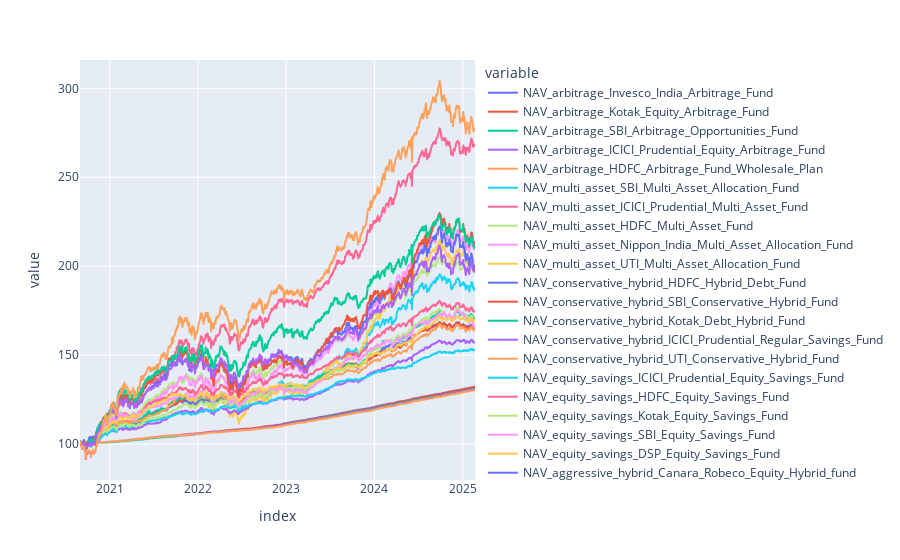

Notebook code cell kept with this figure:
### Code cell
px.line(norm_df)

### Figure 1 — Plotly figure (JSON) as saved in the notebook; plotly's stock layout.template omitted (floating-point values rounded to 4 significant figures; data arrays with more than 128 entries replaced by an {"elided": "..."} marker saying what was removed)
{"data": [{"hovertemplate": "variable=NAV_arbitrage_Invesco_India_Arbitrage_Fund<br>index=%{x}<br>value=%{y}<extra></extra>", "legendgroup": "NAV_arbitrage_Invesco_India_Arbitrage_Fund", "line": {"color": "#636efa", "dash": "solid"}, "marker": {"symbol": "circle"}, "mode": "lines", "name": "NAV_arbitrage_Invesco_India_Arbitrage_Fund", "showlegend": true, "type": "scattergl", "x": {"elided": "1086 str values"}, "xaxis": "x", "y": {"elided": "1086 float values"}, "yaxis": "y"}, {"hovertemplate": "variable=NAV_arbitrage_Kotak_Equity_Arbitrage_Fund<br>index=%{x}<br>value=%{y}<extra></extra>", "legendgroup": "NAV_arbitrage_Kotak_Equity_Arbitrage_Fund", "line": {"color": "#EF553B", "dash": "solid"}, "marker": {"symbol": "circle"}, "mode": "lines", "name": "NAV_arbitrage_Kotak_Equity_Arbitrage_Fund", "showlegend": true, "type": "scattergl", "x": {"elided": "1086 str values"}, "xaxis": "x", "y": {"elided": "1086 float values"}, "yaxis": "y"}, {"hovertemplate": "variable=NAV_arbitrage_SBI_Arbitrage_Opportunities_Fund<br>index=%{x}<br>value=%{y}<extra></extra>", "legendgroup": "NAV_arbitrage_SBI_Arbitrage_Opportunities_Fund", "line": {"color": "#00cc96", "dash": "solid"}, "marker": {"symbol": "circle"}, "mode": "lines", "name": "NAV_arbitrage_SBI_Arbitrage_Opportunities_Fund", "showlegend": true, "type": "scattergl", "x": {"elided": "1086 str values"}, "xaxis": "x", "y": {"elided": "1086 float values"}, "yaxis": "y"}, {"hovertemplate": "variable=NAV_arbitrage_ICICI_Prudential_Equity_Arbitrage_Fund<br>index=%{x}<br>value=%{y}<extra></extra>", "legendgroup": "NAV_arbitrage_ICICI_Prudential_Equity_Arbitrage_Fund", "line": {"color": "#ab63fa", "dash": "solid"}, "marker": {"symbol": "circle"}, "mode": "lines", "name": "NAV_arbitrage_ICICI_Prudential_Equity_Arbitrage_Fund", "showlegend": true, "type": "scattergl", "x": {"elided": "1086 str values"}, "xaxis": "x", "y": {"elided": "1086 float values"}, "yaxis": "y"}, {"hovertemplate": "variable=NAV_arbitrage_HDFC_Arbitrage_Fund_Wholesale_Plan<br>index=%{x}<br>value=%{y}<extra></extra>", "legendgroup": "NAV_arbitrage_HDFC_Arbitrage_Fund_Wholesale_Plan", "line": {"color": "#FFA15A", "dash": "solid"}, "marker": {"symbol": "circle"}, "mode": "lines", "name": "NAV_arbitrage_HDFC_Arbitrage_Fund_Wholesale_Plan", "showlegend": true, "type": "scattergl", "x": {"elided": "1086 str values"}, "xaxis": "x", "y": {"elided": "1086 float values"}, "yaxis": "y"}, {"hovertemplate": "variable=NAV_multi_asset_SBI_Multi_Asset_Allocation_Fund<br>index=%{x}<br>value=%{y}<extra></extra>", "legendgroup": "NAV_multi_asset_SBI_Multi_Asset_Allocation_Fund", "line": {"color": "#19d3f3", "dash": "solid"}, "marker": {"symbol": "circle"}, "mode": "lines", "name": "NAV_multi_asset_SBI_Multi_Asset_Allocation_Fund", "showlegend": true, "type": "scattergl", "x": {"elided": "1086 str values"}, "xaxis": "x", "y": {"elided": "1086 float values"}, "yaxis": "y"}, {"hovertemplate": "variable=NAV_multi_asset_ICICI_Prudential_Multi_Asset_Fund<br>index=%{x}<br>value=%{y}<extra></extra>", "legendgroup": "NAV_multi_asset_ICICI_Prudential_Multi_Asset_Fund", "line": {"color": "#FF6692", "dash": "solid"}, "marker": {"symbol": "circle"}, "mode": "lines", "name": "NAV_multi_asset_ICICI_Prudential_Multi_Asset_Fund", "showlegend": true, "type": "scattergl", "x": {"elided": "1086 str values"}, "xaxis": "x", "y": {"elided": "1086 float values"}, "yaxis": "y"}, {"hovertemplate": "variable=NAV_multi_asset_HDFC_Multi_Asset_Fund<br>index=%{x}<br>value=%{y}<extra></extra>", "legendgroup": "NAV_multi_asset_HDFC_Multi_Asset_Fund", "line": {"color": "#B6E880", "dash": "solid"}, "marker": {"symbol": "circle"}, "mode": "lines", "name": "NAV_multi_asset_HDFC_Multi_Asset_Fund", "showlegend": true, "type": "scattergl", "x": {"elided": "1086 str values"}, "xaxis": "x", "y": {"elided": "1086 float values"}, "yaxis": "y"}, {"hovertemplate": "variable=NAV_multi_asset_Nippon_India_Multi_Asset_Allocation_Fund<br>index=%{x}<br>value=%{y}<extra></extra>", "legendgroup": "NAV_multi_asset_Nippon_India_Multi_Asset_Allocation_Fund", "line": {"color": "#FF97FF", "dash": "solid"}, "marker": {"symbol": "circle"}, "mode": "lines", "name": "NAV_multi_asset_Nippon_India_Multi_Asset_Allocation_Fund", "showlegend": true, "type": "scattergl", "x": {"elided": "1086 str values"}, "xaxis": "x", "y": {"elided": "1086 float values"}, "yaxis": "y"}, {"hovertemplate": "variable=NAV_multi_asset_UTI_Multi_Asset_Allocation_Fund<br>index=%{x}<br>value=%{y}<extra></extra>", "legendgroup": "NAV_multi_asset_UTI_Multi_Asset_Allocation_Fund", "line": {"color": "#FECB52", "dash": "solid"}, "marker": {"symbol": "circle"}, "mode": "lines", "name": "NAV_multi_asset_UTI_Multi_Asset_Allocation_Fund", "showlegend": true, "type": "scattergl", "x": {"elided": "1086 str values"}, "xaxis": "x", "y": {"elided": "1086 float values"}, "yaxis": "y"}, {"hovertemplate": "variable=NAV_conservative_hybrid_HDFC_Hybrid_Debt_Fund<br>index=%{x}<br>value=%{y}<extra></extra>", "legendgroup": "NAV_conservative_hybrid_HDFC_Hybrid_Debt_Fund", "line": {"color": "#636efa", "dash": "solid"}, "marker": {"symbol": "circle"}, "mode": "lines", "name": "NAV_conservative_hybrid_HDFC_Hybrid_Debt_Fund", "showlegend": true, "type": "scattergl", "x": {"elided": "1086 str values"}, "xaxis": "x", "y": {"elided": "1086 float values"}, "yaxis": "y"}, {"hovertemplate": "variable=NAV_conservative_hybrid_SBI_Conservative_Hybrid_Fund<br>index=%{x}<br>value=%{y}<extra></extra>", "legendgroup": "NAV_conservative_hybrid_SBI_Conservative_Hybrid_Fund", "line": {"color": "#EF553B", "dash": "solid"}, "marker": {"symbol": "circle"}, "mode": "lines", "name": "NAV_conservative_hybrid_SBI_Conservative_Hybrid_Fund", "showlegend": true, "type": "scattergl", "x": {"elided": "1086 str values"}, "xaxis": "x", "y": {"elided": "1086 float values"}, "yaxis": "y"}, {"hovertemplate": "variable=NAV_conservative_hybrid_Kotak_Debt_Hybrid_Fund<br>index=%{x}<br>value=%{y}<extra></extra>", "legendgroup": "NAV_conservative_hybrid_Kotak_Debt_Hybrid_Fund", "line": {"color": "#00cc96", "dash": "solid"}, "marker": {"symbol": "circle"}, "mode": "lines", "name": "NAV_conservative_hybrid_Kotak_Debt_Hybrid_Fund", "showlegend": true, "type": "scattergl", "x": {"elided": "1086 str values"}, "xaxis": "x", "y": {"elided": "1086 float values"}, "yaxis": "y"}, {"hovertemplate": "variable=NAV_conservative_hybrid_ICICI_Prudential_Regular_Savings_Fund<br>index=%{x}<br>value=%{y}<extra></extra>", "legendgroup": "NAV_conservative_hybrid_ICICI_Prudential_Regular_Savings_Fund", "line": {"color": "#ab63fa", "dash": "solid"}, "marker": {"symbol": "circle"}, "mode": "lines", "name": "NAV_conservative_hybrid_ICICI_Prudential_Regular_Savings_Fund", "showlegend": true, "type": "scattergl", "x": {"elided": "1086 str values"}, "xaxis": "x", "y": {"elided": "1086 float values"}, "yaxis": "y"}, {"hovertemplate": "variable=NAV_conservative_hybrid_UTI_Conservative_Hybrid_Fund<br>index=%{x}<br>value=%{y}<extra></extra>", "legendgroup": "NAV_conservative_hybrid_UTI_Conservative_Hybrid_Fund", "line": {"color": "#FFA15A", "dash": "solid"}, "marker": {"symbol": "circle"}, "mode": "lines", "name": "NAV_conservative_hybrid_UTI_Conservative_Hybrid_Fund", "showlegend": true, "type": "scattergl", "x": {"elided": "1086 str values"}, "xaxis": "x", "y": {"elided": "1086 float values"}, "yaxis": "y"}, {"hovertemplate": "variable=NAV_equity_savings_ICICI_Prudential_Equity_Savings_Fund<br>index=%{x}<br>value=%{y}<extra></extra>", "legendgroup": "NAV_equity_savings_ICICI_Prudential_Equity_Savings_Fund", "line": {"color": "#19d3f3", "dash": "solid"}, "marker": {"symbol": "circle"}, "mode": "lines", "name": "NAV_equity_savings_ICICI_Prudential_Equity_Savings_Fund", "showlegend": true, "type": "scattergl", "x": {"elided": "1086 str values"}, "xaxis": "x", "y": {"elided": "1086 float values"}, "yaxis": "y"}, {"hovertemplate": "variable=NAV_equity_savings_HDFC_Equity_Savings_Fund<br>index=%{x}<br>value=%{y}<extra></extra>", "legendgroup": "NAV_equity_savings_HDFC_Equity_Savings_Fund", "line": {"color": "#FF6692", "dash": "solid"}, "marker": {"symbol": "circle"}, "mode": "lines", "name": "NAV_equity_savings_HDFC_Equity_Savings_Fund", "showlegend": true, "type": "scattergl", "x": {"elided": "1086 str values"}, "xaxis": "x", "y": {"elided": "1086 float values"}, "yaxis": "y"}, {"hovertemplate": "variable=NAV_equity_savings_Kotak_Equity_Savings_Fund<br>index=%{x}<br>value=%{y}<extra></extra>", "legendgroup": "NAV_equity_savings_Kotak_Equity_Savings_Fund", "line": {"color": "#B6E880", "dash": "solid"}, "marker": {"symbol": "circle"}, "mode": "lines", "name": "NAV_equity_savings_Kotak_Equity_Savings_Fund", "showlegend": true, "type": "scattergl", "x": {"elided": "1086 str values"}, "xaxis": "x", "y": {"elided": "1086 float values"}, "yaxis": "y"}, {"hovertemplate": "variable=NAV_equity_savings_SBI_Equity_Savings_Fund<br>index=%{x}<br>value=%{y}<extra></extra>", "legendgroup": "NAV_equity_savings_SBI_Equity_Savings_Fund", "line": {"color": "#FF97FF", "dash": "solid"}, "marker": {"symbol": "circle"}, "mode": "lines", "name": "NAV_equity_savings_SBI_Equity_Savings_Fund", "showlegend": true, "type": "scattergl", "x": {"elided": "1086 str values"}, "xaxis": "x", "y": {"elided": "1086 float values"}, "yaxis": "y"}, {"hovertemplate": "variable=NAV_equity_savings_DSP_Equity_Savings_Fund<br>index=%{x}<br>value=%{y}<extra></extra>", "legendgroup": "NAV_equity_savings_DSP_Equity_Savings_Fund", "line": {"color": "#FECB52", "dash": "solid"}, "marker": {"symbol": "circle"}, "mode": "lines", "name": "NAV_equity_savings_DSP_Equity_Savings_Fund", "showlegend": true, "type": "scattergl", "x": {"elided": "1086 str values"}, "xaxis": "x", "y": {"elided": "1086 float values"}, "yaxis": "y"}, {"hovertemplate": "variable=NAV_aggressive_hybrid_Canara_Robeco_Equity_Hybrid_fund<br>index=%{x}<br>value=%{y}<extra></extra>", "legendgroup": "NAV_aggressive_hybrid_Canara_Robeco_Equity_Hybrid_fund", "line": {"color": "#636efa", "dash": "solid"}, "marker": {"symbol": "circle"}, "mode": "lines", "name": "NAV_aggressive_hybrid_Canara_Robeco_Equity_Hybrid_fund", "showlegend": true, "type": "scattergl", "x": {"elided": "1086 str values"}, "xaxis": "x", "y": {"elided": "1086 float values"}, "yaxis": "y"}, {"hovertemplate": "variable=NAV_aggressive_hybrid_DSP_Aggresive_Hybrid_Fund<br>index=%{x}<br>value=%{y}<extra></extra>", "legendgroup": "NAV_aggressive_hybrid_DSP_Aggresive_Hybrid_Fund", "line": {"color": "#EF553B", "dash": "solid"}, "marker": {"symbol": "circle"}, "mode": "lines", "name": "NAV_aggressive_hybrid_DSP_Aggresive_Hybrid_Fund", "showlegend": true, "type": "scattergl", "x": {"elided": "1086 str values"}, "xaxis": "x", "y": {"elided": "1086 float values"}, "yaxis": "y"}, {"hovertemplate": "variable=NAV_aggressive_hybrid_HDFC_Hybrid_Equity_Fund<br>index=%{x}<br>value=%{y}<extra></extra>", "legendgroup": "NAV_aggressive_hybrid_HDFC_Hybrid_Equity_Fund", "line": {"color": "#00cc96", "dash": "solid"}, "marker": {"symbol": "circle"}, "mode": "lines", "name": "NAV_aggressive_hybrid_HDFC_Hybrid_Equity_Fund", "showlegend": true, "type": "scattergl", "x": {"elided": "1086 str values"}, "xaxis": "x", "y": {"elided": "1086 float values"}, "yaxis": "y"}, {"hovertemplate": "variable=NAV_aggressive_hybrid_SBI_Equity_Hybrid_Fund<br>index=%{x}<br>value=%{y}<extra></extra>", "legendgroup": "NAV_aggressive_hybrid_SBI_Equity_Hybrid_Fund", "line": {"color": "#ab63fa", "dash": "solid"}, "marker": {"symbol": "circle"}, "mode": "lines", "name": "NAV_aggressive_hybrid_SBI_Equity_Hybrid_Fund", "showlegend": true, "type": "scattergl", "x": {"elided": "1086 str values"}, "xaxis": "x", "y": {"elided": "1086 float values"}, "yaxis": "y"}, {"hovertemplate": "variable=NAV_aggressive_hybrid_ICICI_Prudential_Equity_and_Debt_Fund<br>index=%{x}<br>value=%{y}<extra></extra>", "legendgroup": "NAV_aggressive_hybrid_ICICI_Prudential_Equity_and_Debt_Fund", "line": {"color": "#FFA15A", "dash": "solid"}, "marker": {"symbol": "circle"}, "mode": "lines", "name": "NAV_aggressive_hybrid_ICICI_Prudential_Equity_and_Debt_Fund", "showlegend": true, "type": "scattergl", "x": {"elided": "1086 str values"}, "xaxis": "x", "y": {"elided": "1086 float values"}, "yaxis": "y"}], "layout": {"legend": {"title": {"text": "variable"}, "tracegroupgap": 0}, "margin": {"t": 60}, "xaxis": {"anchor": "y", "domain": [0, 1], "title": {"text": "index"}}, "yaxis": {"anchor": "x", "domain": [0, 1], "title": {"text": "value"}}}}
